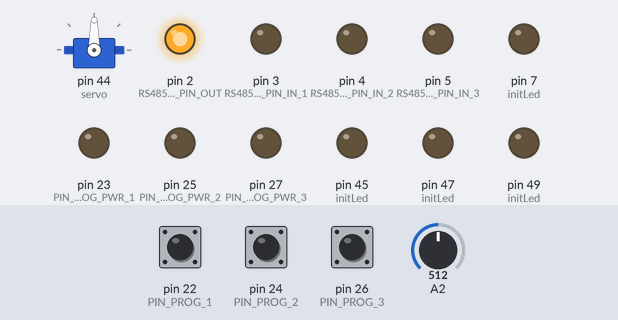
The program below on a simulated Arduino Mega 2560, built with avr-gcc and run on an emulated ATmega2560. Shown: servo, output pins drawn as LEDs (lit = HIGH). Dashed ring = blinking. The inputs (shaded band) are chosen by the test bench; at power-on: A2 = 512, pin 22 (PIN_PROG_1) HIGH, pin 24 (PIN_PROG_2) HIGH, pin 26 (PIN_PROG_3) HIGH. WiFi joins after 1.5 s; servers stay silent unless stated.

Above: at 2.1 s.
2.2 s: A2 set to 490
At 3.3 s:
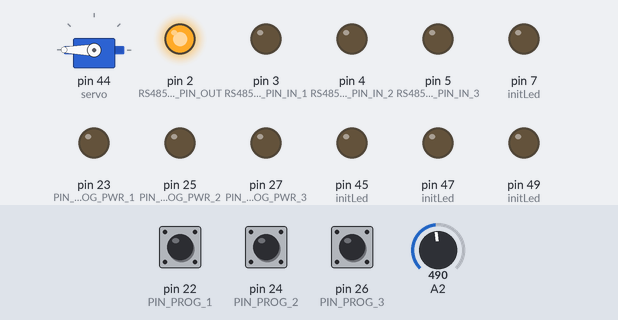
5.5 s: A2 set to 306
At 8.5 s:
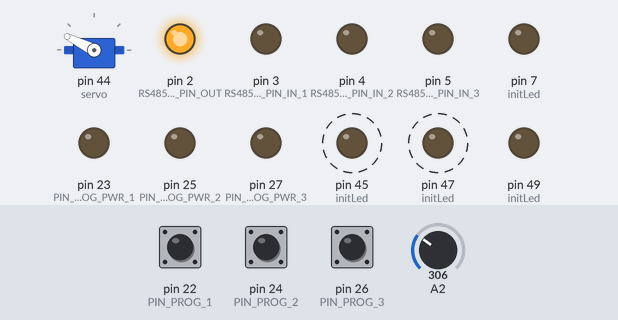
8.8 s: A2 set to 246
At 10.8 s:
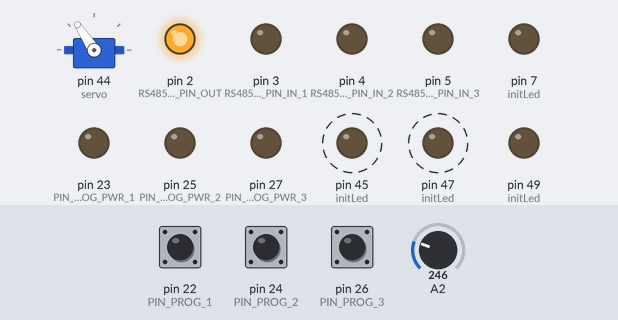
12.1 s: A2 set to 190
At 13.87 s:
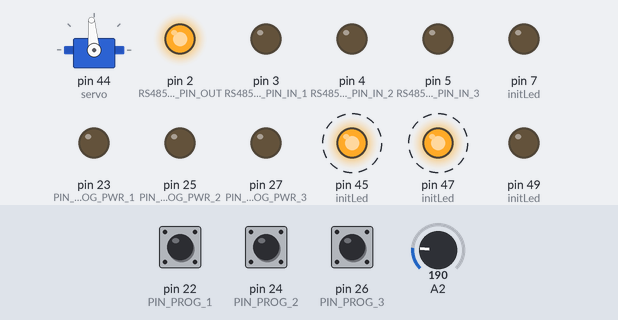
15.4 s: A2 set to 210
At 17.3 s:
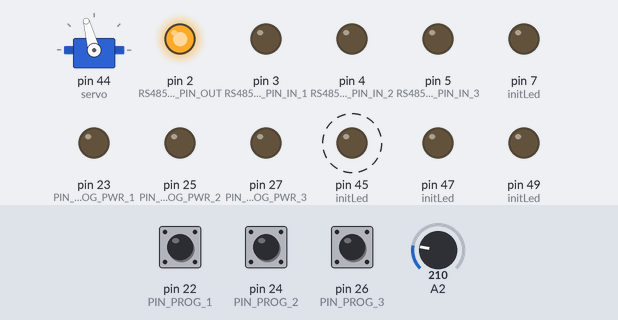
18.7 s: A2 set to 510
At 20.42 s:
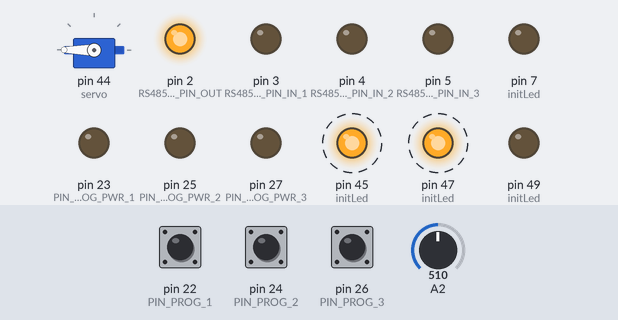
Timing chart, 0 to 23.0 s (numbered marks = the images above; inputs shaded):
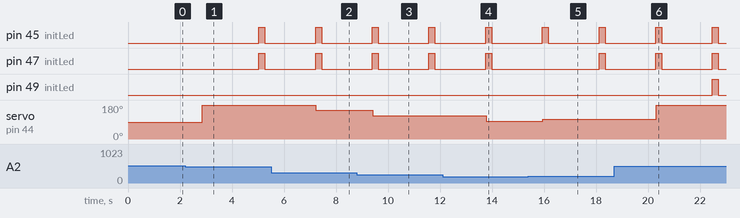

Measured:
- after the input at 2.2 s, pin 49 (initLed): stays LOW (without the input it goes to HIGH after 2.8 s)
- after the input at 5.5 s, servo on pin 44 (servo): 180° → 153° after 1.7 s
- after the input at 8.8 s, servo on pin 44 (servo): 153° → 123° after 0.61 s
- after the input at 12.1 s, servo on pin 44 (servo): 123° → 95° after 1.7 s
- after the input at 15.4 s, pin 47 (initLed): LOW → HIGH after 2.7 s, → LOW 0.23 s later; servo on pin 44 (servo): 95° → 105° after 0.55 s
- after the input at 18.7 s, pin 49 (initLed): LOW → HIGH after 3.8 s, → LOW 0.23 s later; servo on pin 44 (servo): 105° → 180° after 1.6 s
- by itself, pin 45 (initLed): alternates HIGH for 0.23 s and LOW for 1.9 s

The program:

main.cpp
```cpp
#include <Arduino.h>
#include "database.h"
#include "scheduler.h"
#include "ostime.h"
#include "xsynchro.h"
#include "spy.h"
#include "logging.h"

#include "rs485.h"
#include <SPI.h>
#include <Ethernet.h>
#include <pinprog.h>
#include <Servo.h>

#define NUM_JOBS 6
#define NUM_INIT_JOBS 8
Servo servo;
T_JOB *activeJobTable;
long numJobs;

/**
 * prints data on the Serial monitor
 *
 * @param data data with type char* to be printed
 */
void logData(char *data) {
}

/**
 * prints data on the Serial monitor
 *
 * @param data data with type int to be printed
 */
void logData(int data) {
}

/**
 * turns on an LED attached to digital Pin 45,47,49 if Z_SYN_NAVAIL of module 1-3 is false
 */
void led_high() {
    int ledState = 0;
    ledState = readDBindi(SENSOR_1);
    if (ledState > 50)
        digitalWrite(45, HIGH);
    if (ledState > 200)
        digitalWrite(47, HIGH);
    if (ledState > 500)
        digitalWrite(49, HIGH);

}

void led_low() {
    digitalWrite(45, LOW);
    digitalWrite(47, LOW);
    digitalWrite(49, LOW);
}

/**
 * initializes Serial communication on Serial port
 */
void initSerial() {
   // Serial.begin(9600);
    //Serial.write("standardSerial");

}

/**
 * analog read of analog pin A2 and prints the result to the Serial monitor
 */
void readPoti() {
    int val = 17;
    val = analogRead(A2);
    writeDBindi(SENSOR_1, val);
    servo.write(val / 2);
}

/**
 * defines digital Pins 7,45,47,49 as outputs (to connect them to a LED)
 */
void initLed() {
    pinMode(7, OUTPUT);
    pinMode(45, OUTPUT);
    pinMode(47, OUTPUT);
    pinMode(49, OUTPUT);
}

/**
 * defines analog Pin A2 as input (to connect a poti)
 */
void initPoti() {
    servo.attach(44);
    pinMode(A2, INPUT);
}

/**
 * callback function for sending test data via RS485
 */
void sendRs485() {
    sendMessageUint64(4711, XCONMA);
}

/**
 * callback function to recieve messages from to other modules
 */
void rcvRs485() {
    /*MESSAGE buf = getSamplingMessage(0, XCONMA);
    if(buf.payload.asUint == 4711) {
        led_high();
    }
    */
    MESSAGE buf1;
    MESSAGE buf2;
    receiveMessage(0, &buf1);
    receiveMessage(1, &buf2);
};

/**
 * Job Table for initialisation; to be run once
 */
T_JOB initJobTable[NUM_INIT_JOBS] = {
        {.start_time = 0, .stop_time = 0, .job_function = &initDB},
        {.start_time = 100, .stop_time = 0, .job_function = &initSerial},
        {.start_time = 100, .stop_time = 0, .job_function = &initPinProg},
        {.start_time = 200, .stop_time = 0, .job_function = &initLed},
        {.start_time = 300, .stop_time = 0, .job_function = &initPoti},
        {.start_time = 400, .stop_time = 0, .job_function = &init_spy},
        {.start_time = 500, .stop_time = 900, .job_function = &led_high},
        {.start_time = 900, .stop_time = 0, .job_function = &rs485Init},
};
const int scaler = 5;
T_JOB runJobTable[NUM_JOBS] = {
        {.start_time = 0, .stop_time = scaler * 1, .job_function = &sendRs485},
        {.start_time = 2 * scaler, .stop_time = 3 * scaler, .job_function = &rcvRs485},
        {.start_time = 4 * scaler, .stop_time = 8 * scaler, .job_function = &led_low},
        {.start_time = 8 * scaler, .stop_time = 12 * scaler, .job_function = &led_high},
        {.start_time = 12 * scaler, .stop_time = 16 * scaler, .job_function = &led_low},
        {.start_time = 16 * scaler, .stop_time = 18 * scaler, .job_function = &reset_time},
};


T_JOB runJobTable2[NUM_JOBS] = {
        {.start_time = 0, .stop_time = 1*scaler, .job_function = &job_xsynchro},
        {.start_time = 0 * scaler, .stop_time = 4 * scaler, .job_function = &reset_time},
        {.start_time = 4 * scaler, .stop_time = 6 * scaler, .job_function = &led_high},
        //{.start_time = 300, .stop_time = 0, .job_function = &led_low },
        {.start_time = 6 * scaler, .stop_time = 7 * scaler, .job_function = &readPoti},
        {.start_time = 7 * scaler, .stop_time = 11 * scaler, .job_function = &step_spy}, // with minimum data, this needs 60us
        {.start_time = 11 * scaler, .stop_time = 12 * scaler, .job_function = &led_low},
};


void setup() {
    activeJobTable = initJobTable;
    numJobs = NUM_INIT_JOBS;
    runScheduler(activeJobTable, numJobs);

    numJobs = NUM_JOBS;
    activeJobTable = runJobTable2;
}

long processCounter = 0;

void loop() {
// write your code here
    processCounter++;
    writeDBindi(X_XLANE, processCounter);
    runScheduler(activeJobTable, numJobs);

}
```

database.h
```cpp
//
// Created by bastie on 10/21/20.
//

#ifndef QUADIUNO_DATABASE_H
#define QUADIUNO_DATABASE_H
#define DATAPOOL_SIZE 200
extern long DATAPOOL[DATAPOOL_SIZE];

void initDB();
long getDB(long*);

void writeDB(long position, long value);
void writeDBindi(long position, long value);
void writeDBcss(long position, long value);
void writeDBrbc(long position, long value);

long readDB(long position);
long readDBindi(long position);
long readDBcss(long position);
long readDBrbc(long position);


enum DBPOSITIONS {
    DB_INDI = 0,
    DB_RBC = 100,
    DB_CSS = 160
};


enum DBPOSITIONS_INDI {
    Z_SYN_FAIL_1,
    Z_SYN_FAIL_2,
    Z_SYN_FAIL_3,
    Z_SYN_FAIL_4,
    Z_SYN_NAVAIL_1,
    Z_SYN_NAVAIL_2,
    Z_SYN_NAVAIL_3,
    Z_SYN_NAVAIL_4,
    X_XLANE,
    SENSOR_1,
    SENSOR_2,
    SENSOR_3
};


enum DBPOSITIONS_CSS {
    STATUS_OFF_1,
    STATUS_OFF_2,
    STATUS_OFF_3,
    STATUS_OFF_4,
    STATUS_ISO_1,
    STATUS_ISO_2,
    STATUS_ISO_3,
    STATUS_ISO_4,
    STATUS_OFF_1_NEW,
    STATUS_OFF_2_NEW,
    STATUS_OFF_3_NEW,
    STATUS_OFF_4_NEW,
    STATUS_ISO_1_NEW,
    STATUS_ISO_2_NEW,
    STATUS_ISO_3_NEW,
    STATUS_ISO_4_NEW,

};

#endif //QUADIUNO_DATABASE_H
```

datatypes.h
```cpp
//
// Created by bastian on 07.07.21.
//

#ifndef QUADIUNO_DATATYPES_H
#define QUADIUNO_DATATYPES_H

#define UINT64 unsigned long long
#define SINT64 long long
#define UINT32 unsigned long
#define SINT32 long
#define FLOAT64 double
#define SINT8 char
#define UINT8 unsigned char

#endif //QUADIUNO_DATATYPES_H
```

inconma.h
```cpp
//
// Created by bastie on 25.11.20.
//

#ifndef QUADIUNO_INCONMA_SENSOR_H
#define QUADIUNO_INCONMA_SENSOR_H

#include "datatypes.h"


bool range_check_sint32(SINT32 , SINT32, SINT32 );
bool range_check_uint32(UINT32 , UINT32 , UINT32 );
bool range_check_float64(FLOAT64 , FLOAT64 , FLOAT64 );

SINT32 scaling_sint32(SINT32 , SINT32 );
UINT32 scaling_uint32(UINT32 , UINT32 );
FLOAT64 scaling_float64(FLOAT64 , FLOAT64 );

SINT32 offset_sin32(SINT32 , SINT32 );
UINT32 offset_uint32(SINT32 , UINT32 );
FLOAT64 offset_float64(FLOAT64 , FLOAT64 );

#endif QUADIUNO_INCONMA_SENSOR_H
```

logging.h
```cpp
//
// Created by bastian on 18.08.21.
//

#ifndef QUADIUNO_LOGGING_H
#define QUADIUNO_LOGGING_H

void logData(char*);
void logData(int);

#endif //QUADIUNO_LOGGING_H
```

ostime.h
```cpp
//
// Created by bastie on 10/21/20.
//

#ifndef QUADIUNO_OSTIME_H
#define QUADIUNO_OSTIME_H
#define CYCLE_TIME 1;

void reset_time();

unsigned long get_time();
#endif //QUADIUNO_OSTIME_H
```

pinprog.h
```cpp
//
// Created by bastian on 07.07.21.
//

#ifndef QUADIUNO_PINPRO_H
#define QUADIUNO_PINPRO_H
#include "datatypes.h"

/**
 * defines the input (digital) pins for pinprog
 */
#define PIN_PROG_1 22
#define PIN_PROG_2 24
#define PIN_PROG_3 26

/**
 * digital pins to which the corresponding input pins are connected if they are setted to high
 */
#define PIN_PROG_PWR_1 23
#define PIN_PROG_PWR_2 25
#define PIN_PROG_PWR_3 27

void initPinProg();
SINT8 getModuleId();

#endif //QUADIUNO_PINPRO_H
```

rs485.h
```cpp
//
// Created by bastian on 07.07.21.
//

#ifndef QUADIUNO_RS485_H
#define QUADIUNO_RS485_H

#include "datatypes.h"

#define RS485_ACTIVATION_PIN_IN_3    5   //RS485 Modul an RX/TX
#define RS485_ACTIVATION_PIN_OUT   2   //RS485 Modul an RX1/TX1
#define RS485_ACTIVATION_PIN_IN_1   3   //RS485 Modul an RX2/TX2
#define RS485_ACTIVATION_PIN_IN_2   4   //Rs485 Modul an RX3/TX3

/**
 *message length in byte
 */
#define MESSAGE_LENGTH 10

#define RS485_BAUD_RATE 9600

/**
 * in ms
 */
#define RS485_TIMEOUT 10

typedef enum {
    TYPE_START = 0,
    XSYNCHRO,
    XCONMA,
    SUPMA,
    TYPE_END = 255
} MESSAGE_TYPE;
#define MESSAGE_TYPE_COUNT 3

typedef enum {
    STATUS_START = 0,
    MESSAGE_EMPTY,
    MESSAGE_NEW,
    MESSAGE_CONSUMED,
    MESSAGE_CORRUPTED,
    MESSAGE_OLD,
    STATUS_END = 255,
} MESSAGE_STATUS;

typedef struct {
    union {
        UINT64 asUint;
        SINT64 asInt;
        SINT8 asString[8];
        FLOAT64 asFloat;
        SINT32 asIntArray[2];
    } payload;
    MESSAGE_TYPE messageType; // should be uint8
    MESSAGE_STATUS messageStatus;
    UINT8 crc;
} MESSAGE;

UINT8 crc8(UINT8 const *, UINT8);

MESSAGE prepareMessage(unsigned int payload);

void rs485Init();
SINT8 sendMessageUint64(UINT64, MESSAGE_TYPE);

SINT8 receiveMessage(UINT8, MESSAGE *);

MESSAGE getSamplingMessage(UINT8, MESSAGE_TYPE);

MESSAGE receiveQueuingMessage(UINT8, MESSAGE_TYPE);

void cyclicCheckMessages();

static UINT8 const crc8_table[] = {
        0xea, 0xd4, 0x96, 0xa8, 0x12, 0x2c, 0x6e, 0x50, 0x7f, 0x41, 0x03, 0x3d,
        0x87, 0xb9, 0xfb, 0xc5, 0xa5, 0x9b, 0xd9, 0xe7, 0x5d, 0x63, 0x21, 0x1f,
        0x30, 0x0e, 0x4c, 0x72, 0xc8, 0xf6, 0xb4, 0x8a, 0x74, 0x4a, 0x08, 0x36,
        0x8c, 0xb2, 0xf0, 0xce, 0xe1, 0xdf, 0x9d, 0xa3, 0x19, 0x27, 0x65, 0x5b,
        0x3b, 0x05, 0x47, 0x79, 0xc3, 0xfd, 0xbf, 0x81, 0xae, 0x90, 0xd2, 0xec,
        0x56, 0x68, 0x2a, 0x14, 0xb3, 0x8d, 0xcf, 0xf1, 0x4b, 0x75, 0x37, 0x09,
        0x26, 0x18, 0x5a, 0x64, 0xde, 0xe0, 0xa2, 0x9c, 0xfc, 0xc2, 0x80, 0xbe,
        0x04, 0x3a, 0x78, 0x46, 0x69, 0x57, 0x15, 0x2b, 0x91, 0xaf, 0xed, 0xd3,
        0x2d, 0x13, 0x51, 0x6f, 0xd5, 0xeb, 0xa9, 0x97, 0xb8, 0x86, 0xc4, 0xfa,
        0x40, 0x7e, 0x3c, 0x02, 0x62, 0x5c, 0x1e, 0x20, 0x9a, 0xa4, 0xe6, 0xd8,
        0xf7, 0xc9, 0x8b, 0xb5, 0x0f, 0x31, 0x73, 0x4d, 0x58, 0x66, 0x24, 0x1a,
        0xa0, 0x9e, 0xdc, 0xe2, 0xcd, 0xf3, 0xb1, 0x8f, 0x35, 0x0b, 0x49, 0x77,
        0x17, 0x29, 0x6b, 0x55, 0xef, 0xd1, 0x93, 0xad, 0x82, 0xbc, 0xfe, 0xc0,
        0x7a, 0x44, 0x06, 0x38, 0xc6, 0xf8, 0xba, 0x84, 0x3e, 0x00, 0x42, 0x7c,
        0x53, 0x6d, 0x2f, 0x11, 0xab, 0x95, 0xd7, 0xe9, 0x89, 0xb7, 0xf5, 0xcb,
        0x71, 0x4f, 0x0d, 0x33, 0x1c, 0x22, 0x60, 0x5e, 0xe4, 0xda, 0x98, 0xa6,
        0x01, 0x3f, 0x7d, 0x43, 0xf9, 0xc7, 0x85, 0xbb, 0x94, 0xaa, 0xe8, 0xd6,
        0x6c, 0x52, 0x10, 0x2e, 0x4e, 0x70, 0x32, 0x0c, 0xb6, 0x88, 0xca, 0xf4,
        0xdb, 0xe5, 0xa7, 0x99, 0x23, 0x1d, 0x5f, 0x61, 0x9f, 0xa1, 0xe3, 0xdd,
        0x67, 0x59, 0x1b, 0x25, 0x0a, 0x34, 0x76, 0x48, 0xf2, 0xcc, 0x8e, 0xb0,
        0xd0, 0xee, 0xac, 0x92, 0x28, 0x16, 0x54, 0x6a, 0x45, 0x7b, 0x39, 0x07,
        0xbd, 0x83, 0xc1, 0xff};

#define TRANSMIT_OK 1
#define TRANSMIT_ERR -1

#endif //QUADIUNO_RS485_H
```

scheduler.h
```cpp
//
// Created by bastie on 10/21/20.
//

#ifndef QUADIUNO_SCHEDULER_H
#define QUADIUNO_SCHEDULER_H
typedef struct job {
    unsigned long start_time;
    unsigned long stop_time;
    void (* job_function)();
} T_JOB;

void runScheduler(const T_JOB* jobs, long num_jobs);
#endif //QUADIUNO_SCHEDULER_H
```

spy.h
```cpp
//
// Created by bastie on 25.11.20.
//

#ifndef QUADIUNO_SPY_H
#define QUADIUNO_SPY_H
void init_spy();
void step_spy();
#endif //QUADIUNO_SPY_H
```

xlane.h
```cpp
//
// Created by bastie on 10/21/20.
//

#ifndef QUADIUNO_XLANE_H
#define QUADIUNO_XLANE_H
void xLaneInit();
void xLaneSend(int laneId, long data);
void xLaneReceive(int laneId);
#endif //QUADIUNO_XLANE_H
```

xsynchro.h
```cpp
//
// Created by bastie on 10/21/20.
//

#ifndef QUADIUNO_XSYNCHRO_H
#define QUADIUNO_XSYNCHRO_H
void job_xsynchro();

#endif //QUADIUNO_XSYNCHRO_H
```

como2.cpp
```cpp
//
// Created by bastie on 10/21/20.
//

#include "xlane.h"
#define NUM_LANES 4

/**
 *
 *
 * @param yindi
 * @param c
 * @param cmax
 * @param climit
 * @param cinc
 * @param cdec
 * @return
 */
bool confirm(bool yindi, long c, long cmax, long climit, long cinc, long cdec) {
    if (yindi) {
        c = c + cinc;
    } else {
        c = c - cdec;
    }
    if (c > cmax) {
        c = cmax;
    } else if (c < 0) {
        c = 0;
    }

    return c >= climit;
}


/**
 * 1-step data transmit to all other lanes
 *
 * @param x data to be send
 */
void xtransmit_data_step1(long x) {
    int i;
    for(i=0;i<NUM_LANES;i++) {
        xLaneSend(i, x);
    }
}
```

database.cpp
```cpp
//
// Created by bastie on 10/21/20.
//
#include "database.h"

long DATAPOOL[DATAPOOL_SIZE];

long getDB(long* target) {
    target = DATAPOOL;
    return DATAPOOL_SIZE;
}

/**
 * writes data to the database at a certain position
 *
 * @param position position in the database where the value shall be written
 * @param value value to be written to the database
 */
void writeDB(long position, long value) {
    DATAPOOL[position] = value;
}

/**
 * writes data to the DBindi at a certain position
 *
 * @param position position within the DBindi where the value shall be written
 * @param value value to be written to the database
 */
void writeDBindi(long position, long value) {
    DATAPOOL[DB_INDI + position] = value;
}

/**
 * writes data to the DBcss at a certain position
 *
 * @param position position within the DBcss where the value shall be written
 * @param value value to be written to the database
 */
void writeDBcss(long position, long value) {
    DATAPOOL[DB_CSS + position] = value;
}

/**
 * writes data to the DBrbc at a certain position
 *
 * @param position position within the DBrbc where the value shall be written
 * @param value value to be written to the database
 */
void writeDBrbc(long position, long value) {
    DATAPOOL[DB_RBC + position] = value;
}

/**
 * reads data from the database at a certain position
 *
 * @param position position from which the data is read
 * @return data read from the database
 */
long readDB(long position) {
    return DATAPOOL[position];
}

/**
 * reads data from the DBindi at a certain position
 *
 * @param position position within DBindi where the data is read
 * @return data read from DBindi
 */
long readDBindi(long position) {
    return readDB(DB_INDI + position);
}

/**
 * reads data from DBcss at a certain position
 *
 * @param position position within DBcss where the data is read
 * @return data read from DBcss
 */
long readDBcss(long position) {
    return readDB(DB_CSS + position);
}

/**
 * reads data from DBrbc at a certain position
 *
 * @param position position within DBrbc where the data is read
 * @return data read from DBrbc
 */
long readDBrbc(long position) {
    return readDB(DB_RBC + position);
}

/**
 * initializes the database by writing 0 at every database position
 */
void initDB() {
    long i;
    for (i = 0; i < DATAPOOL_SIZE; i++) {
        DATAPOOL[i] = 0;
    }
}
```

inconma.cpp
```cpp
#include "inconma.h"
#include "datatypes.h"
#include "database.h"


/**
 * checks if a value is within a predefined interval or not
 *
 * @param r_max Upper limit for allowed range for value
 * @param r_min Lower limit for allowed range for value
 * @param value SINT32 value to be checked
 * @return true if value is within the range and false if its outside
 */
bool range_check_sint32(SINT32 r_max, SINT32 r_min, SINT32 value){
    return value >= r_min && value <= r_max;
}


/**
 * checks if a value is within a predefined interval or not
 *
 * @param r_max Upper limit for allowed range for value
 * @param r_min Lower limit for allowed range for value
 * @param value UINT32 value to be checked
 * @return true if value is within the range and false if its outside
 */
bool range_check_uint32(UINT32 r_max, UINT32 r_min, UINT32 value){
    return value >= r_min && value <= r_max;
}


/**
 * checks if a value is within a predefined interval or not
 *
 * @param r_max Upper limit for the allowed range for value
 * @param r_min Lower limit for the allowed range for value
 * @param value FLOAT64 value to be checked
 * @return true if value is within the range and false if its outside
 */
bool range_check_float64(FLOAT64 r_max, FLOAT64 r_min, FLOAT64 value){
    return value >= r_min && value <= r_max;
}


/**
 * scales a SINT32 value with a scale factor (e.g. from m/s to km/h)
 *
 * @param scale_factor SINT32 scale factor (e.g. 3.6 to scale from m/s to km/h)
 * @param value SINT32 value to be scaled
 * @return scaled SINT32 value
 */
SINT32 scaling_sint32(SINT32 scale_factor, SINT32 value){
    return scale_factor * value;
}

/**
 * scales a UINT32 value with a scale factor (e.g. from m/s to km/h)
 *
 * @param scale_factor UINT32 scale factor (e.g. 3.6 to scale from m/s to km/h)
 * @param value UINT32 value to be scaled
 * @return scaled UINT32 value
 */
UINT32 scaling_uint32(UINT32 scale_factor, UINT32 value){
    return scale_factor * value;
}

/**
 * scales a FLOAT64 value with a scale factor (e.g. from m/s to km/h)
 *
 * @param scale_factor FLOAT64 scale factor (e.g. 3.6 to scale from m/s to km/h)
 * @param value FLOAT64 value to be scaled
 * @return scaled FLOAT64 value
 */
FLOAT64 scaling_float64(FLOAT64 scale_factor, FLOAT64 value){
    return scale_factor * value;
}

/**
 * applies an offset to an SINT32 value
 *
 * @param offset SINT32 offset to value
 * @param value SINT32
 * @return SINT32
 */
SINT32 offset_sin32(SINT32 offset, SINT32 value){
    return value + offset;
}

/**
 * applies an offset to an UINT32 value and checks if the result is not less than zero
 *
 * @param offset SINT32 offset to value
 * @param value UINT32 value
 * @return if the result is bigger than 0 the result will be returned otherwise 0 will be returned
 */
UINT32 offset_uint32(SINT32 offset, UINT32 value){
    SINT32 result = 0;
    result = value + offset;
    if (result<0){
        return 0;
    }else{
        return value + offset;
    }
}

/**
 * applies an offset to an FLOAT64 value
 *
 * @param offset FLOAT64 offset to value
 * @param value FLOAT64 value
 * @return
 */
FLOAT64 offset_float64(FLOAT64 offset, FLOAT64 value){
    return value + offset;
}
```

ostime.cpp
```cpp
//
// Created by bastie on 10/21/20.
//
#include <Arduino.h>
#include "ostime.h"
unsigned long long GLOBAL_TIME;

/**
 * sets GLOBAL_TIME to current time of the device since startup
 */
void reset_time() {
    GLOBAL_TIME = millis();
}

/**
 * calculates the elapsed time since the last time the function reset_time has been called
 *
 * @return elapsed time since last call of reset_time
 */
unsigned long get_time() {
    return (millis() - GLOBAL_TIME)/CYCLE_TIME;
}
```

xconma.cpp
```cpp
//
// Created by Arthur Schmitz on 31.08.21.
//

#include "datatypes.h"
```

Source omitted: pinprog.cpp (1485 bytes), rs485.cpp (6578 bytes), scheduler.cpp (591 bytes), spy.cpp (1721 bytes), xlane.cpp (389 bytes), xsynchro.cpp (3247 bytes)
